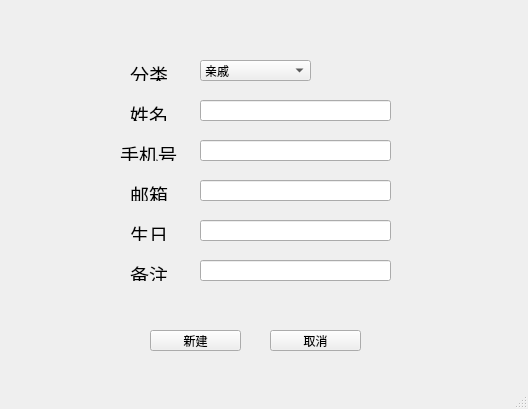
<?xml version="1.0" encoding="UTF-8"?>
<ui version="4.0">
 <class>AddWindow</class>
 <widget class="QMainWindow" name="AddWindow">
  <property name="geometry">
   <rect>
    <x>0</x>
    <y>0</y>
    <width>528</width>
    <height>409</height>
   </rect>
  </property>
  <property name="windowTitle">
   <string>MainWindow</string>
  </property>
  <widget class="QWidget" name="centralwidget">
   <widget class="QLabel" name="remarkLabel">
    <property name="geometry">
     <rect>
      <x>130</x>
      <y>260</y>
      <width>41</width>
      <height>21</height>
     </rect>
    </property>
    <property name="text">
     <string>&lt;html&gt;&lt;head/&gt;&lt;body&gt;&lt;p&gt;&lt;span style=&quot; font-size:14pt;&quot;&gt;备注&lt;/span&gt;&lt;/p&gt;&lt;/body&gt;&lt;/html&gt;</string>
    </property>
   </widget>
   <widget class="QLabel" name="emailLabel">
    <property name="geometry">
     <rect>
      <x>130</x>
      <y>180</y>
      <width>41</width>
      <height>21</height>
     </rect>
    </property>
    <property name="text">
     <string>&lt;html&gt;&lt;head/&gt;&lt;body&gt;&lt;p&gt;&lt;span style=&quot; font-size:14pt;&quot;&gt;邮箱&lt;/span&gt;&lt;/p&gt;&lt;/body&gt;&lt;/html&gt;</string>
    </property>
   </widget>
   <widget class="QLineEdit" name="remarkEdit">
    <property name="geometry">
     <rect>
      <x>200</x>
      <y>260</y>
      <width>191</width>
      <height>21</height>
     </rect>
    </property>
   </widget>
   <widget class="QLineEdit" name="birthdayEdit">
    <property name="geometry">
     <rect>
      <x>200</x>
      <y>220</y>
      <width>191</width>
      <height>21</height>
     </rect>
    </property>
   </widget>
   <widget class="QLineEdit" name="nameEdit">
    <property name="geometry">
     <rect>
      <x>200</x>
      <y>100</y>
      <width>191</width>
      <height>21</height>
     </rect>
    </property>
   </widget>
   <widget class="QLabel" name="birthdayLabel">
    <property name="geometry">
     <rect>
      <x>130</x>
      <y>220</y>
      <width>41</width>
      <height>21</height>
     </rect>
    </property>
    <property name="text">
     <string>&lt;html&gt;&lt;head/&gt;&lt;body&gt;&lt;p&gt;&lt;span style=&quot; font-size:14pt;&quot;&gt;生日&lt;/span&gt;&lt;/p&gt;&lt;/body&gt;&lt;/html&gt;</string>
    </property>
   </widget>
   <widget class="QPushButton" name="addButton">
    <property name="geometry">
     <rect>
      <x>150</x>
      <y>330</y>
      <width>91</width>
      <height>21</height>
     </rect>
    </property>
    <property name="text">
     <string>新建</string>
    </property>
   </widget>
   <widget class="QPushButton" name="cancelButton">
    <property name="geometry">
     <rect>
      <x>270</x>
      <y>330</y>
      <width>91</width>
      <height>21</height>
     </rect>
    </property>
    <property name="text">
     <string>取消</string>
    </property>
   </widget>
   <widget class="QLabel" name="nameLabel">
    <property name="geometry">
     <rect>
      <x>130</x>
      <y>100</y>
      <width>41</width>
      <height>21</height>
     </rect>
    </property>
    <property name="text">
     <string>&lt;html&gt;&lt;head/&gt;&lt;body&gt;&lt;p&gt;&lt;span style=&quot; font-size:14pt;&quot;&gt;姓名&lt;/span&gt;&lt;/p&gt;&lt;/body&gt;&lt;/html&gt;</string>
    </property>
   </widget>
   <widget class="QLineEdit" name="emailEdit">
    <property name="geometry">
     <rect>
      <x>200</x>
      <y>180</y>
      <width>191</width>
      <height>21</height>
     </rect>
    </property>
   </widget>
   <widget class="QLineEdit" name="phoneEdit">
    <property name="geometry">
     <rect>
      <x>200</x>
      <y>140</y>
      <width>191</width>
      <height>21</height>
     </rect>
    </property>
   </widget>
   <widget class="QLabel" name="phoneLabel">
    <property name="geometry">
     <rect>
      <x>120</x>
      <y>140</y>
      <width>61</width>
      <height>21</height>
     </rect>
    </property>
    <property name="text">
     <string>&lt;html&gt;&lt;head/&gt;&lt;body&gt;&lt;p&gt;&lt;span style=&quot; font-size:14pt;&quot;&gt;手机号&lt;/span&gt;&lt;/p&gt;&lt;/body&gt;&lt;/html&gt;</string>
    </property>
   </widget>
   <widget class="QComboBox" name="comboBox">
    <property name="geometry">
     <rect>
      <x>200</x>
      <y>60</y>
      <width>111</width>
      <height>21</height>
     </rect>
    </property>
    <item>
     <property name="text">
      <string>亲戚</string>
     </property>
    </item>
    <item>
     <property name="text">
      <string>朋友</string>
     </property>
    </item>
    <item>
     <property name="text">
      <string>同事</string>
     </property>
    </item>
    <item>
     <property name="text">
      <string>同学</string>
     </property>
    </item>
   </widget>
   <widget class="QLabel" name="categoryLabel">
    <property name="geometry">
     <rect>
      <x>130</x>
      <y>60</y>
      <width>41</width>
      <height>21</height>
     </rect>
    </property>
    <property name="text">
     <string>&lt;html&gt;&lt;head/&gt;&lt;body&gt;&lt;p&gt;&lt;span style=&quot; font-size:14pt;&quot;&gt;分类&lt;/span&gt;&lt;/p&gt;&lt;/body&gt;&lt;/html&gt;</string>
    </property>
   </widget>
  </widget>
  <widget class="QStatusBar" name="statusbar"/>
 </widget>
 <resources/>
 <connections/>
</ui>
